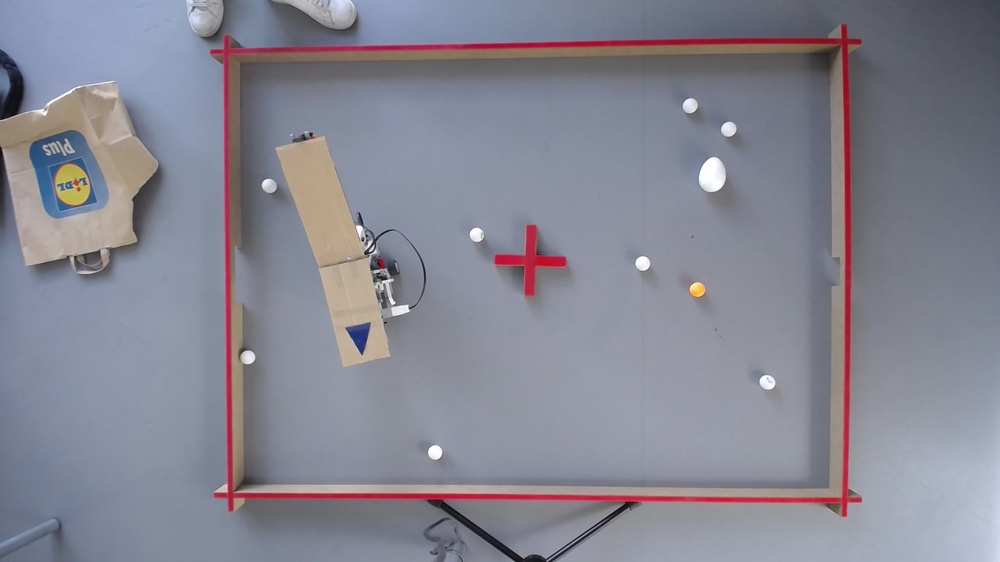
#> input picture images/Bane 4 3 ugers/WIN_20240605_10_31_52_Pro.jpg, 1000 x 562 px, shrunk from 1920 x 1080 before the run, found by its file name
$ python findBalls1.py
#> lines starting #> are read from the running program, lines starting #| are printed output that depends on the picture; after the words box and inside, x2 and y2 are one past the last pixel; in counts of white or black regions, pixels touching at a corner belong together
import cv2

import numpy as np
import sklearn as sklearn

class ImageProcessor:
    def __init__(self):
        pass

    @staticmethod
    def load_image(image_path):
        image = cv2.imread(image_path)
#> image is the input picture: shape (562, 1000, 3); mean B, G, R 146.4, 133.9, 134
        if image is None:
            print(f"Could not load from {image_path}")
            return None
        return image

    @staticmethod
    def find_orangeballs_hsv(image, min_size=300, max_size=1000000000):
        # Coneert the image to HSV color space
#> called with min_size = 300, max_size = 1000000000
        hsv_image = cv2.cvtColor(image, cv2.COLOR_BGR2HSV)
#> hsv_image: shape (562, 1000, 3); mean H, S, V 106.7, 39.7, 151.8

        # Define range for orange color in HSV
        orange_lower = np.array([10, 100, 20], dtype="uint8")
        orange_upper = np.array([25, 255, 255], dtype="uint8")

        # Threshhold the HSV image to get only white colors
        orange_mask = cv2.inRange(hsv_image, orange_lower, orange_upper)
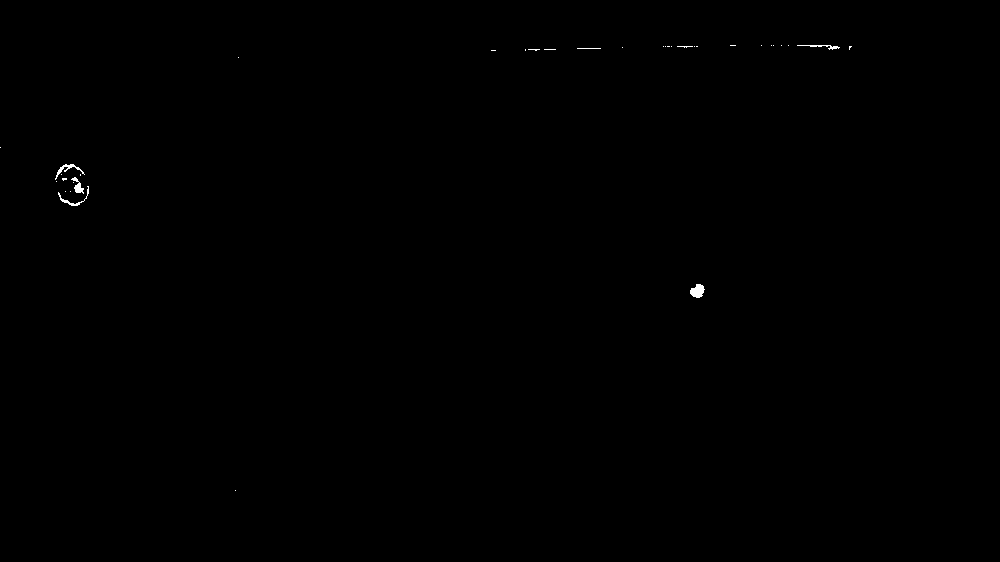
#> orange_mask: shape (562, 1000); 0.11% white; 35 white regions (29 under 20 px), largest, box (x1, y1, x2, y2) and area: (690, 284, 705, 298) 146, (55, 164, 85, 180) 104, (58, 186, 89, 206) 93, (71, 177, 84, 194) 92, (797, 45, 840, 50) 76, (577, 48, 601, 49) 24

        # Use morphological operations to clean up the mask
        kernel = np.ones((5, 5), np.uint8)
        orange_mask = cv2.morphologyEx(orange_mask, cv2.MORPH_CLOSE, kernel)
#> orange_mask: shape (562, 1000); 0.14% white; 19 white regions (12 under 20 px), largest, box (x1, y1, x2, y2) and area: (58, 177, 89, 206) 264, (55, 164, 85, 182) 151, (690, 284, 705, 298) 147
        orange_mask = cv2.morphologyEx(orange_mask, cv2.MORPH_OPEN, kernel)
#> orange_mask: shape (562, 1000); 0.07% white; 3 white regions

        # Load maskerne på billedet
        cv2.imshow('Processed Image', orange_mask)
        cv2.waitKey(0)
        cv2.destroyAllWindows()

        # Find contours
        contours, _ = cv2.findContours(orange_mask, cv2.RETR_EXTERNAL, cv2.CHAIN_APPROX_SIMPLE)
#> contours = 3 contours; box (x1, y1, x2, y2) and area: (691, 284, 704, 297) 117, (73, 178, 89, 194) 114, (57, 164, 70, 177) 65
        orangeball_contours = []
        # Logikken for at finde countours på boldene
        for cnt in contours:
            area = cv2.contourArea(cnt)
            if min_size <= area <= max_size:
                perimeter = cv2.arcLength(cnt, True)
                if perimeter == 0:
                    continue
                circularity = 4 * np.pi * (area / (perimeter * perimeter))
                if 0.7 <= circularity <= 1.2:
                    orangeball_contours.append(cnt)
#> this loop made 3 passes
#> area on passes 1 to 3: 117, 114.5, 65
#> after the loop, orangeball_contours = []
        return orangeball_contours

if __name__ == "__main__":
    image_path = "/Users/mikkel/Desktop/4.Semester/CDIO/Code/Python/images/Bane 4 3 ugers/WIN_20240605_10_31_52_Pro.jpg"  # Path to your image
    image = ImageProcessor.load_image(image_path)
    if image is not None:
        ImageProcessor.find_orangeballs_hsv(image)
